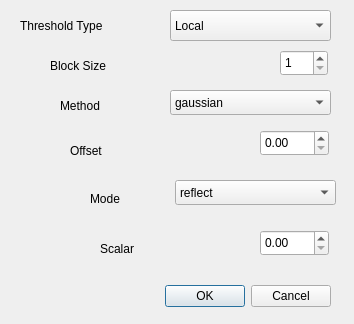
<?xml version="1.0" encoding="UTF-8"?>
<ui version="4.0">
 <class>Dialog</class>
 <widget class="QDialog" name="Dialog">
  <property name="geometry">
   <rect>
    <x>0</x>
    <y>0</y>
    <width>354</width>
    <height>324</height>
   </rect>
  </property>
  <property name="windowTitle">
   <string>Threshold Param</string>
  </property>
  <widget class="QDialogButtonBox" name="buttonBox">
   <property name="geometry">
    <rect>
     <x>160</x>
     <y>280</y>
     <width>171</width>
     <height>32</height>
    </rect>
   </property>
   <property name="orientation">
    <enum>Qt::Horizontal</enum>
   </property>
   <property name="standardButtons">
    <set>QDialogButtonBox::Cancel|QDialogButtonBox::Ok</set>
   </property>
  </widget>
  <widget class="QComboBox" name="comboBox">
   <property name="geometry">
    <rect>
     <x>170</x>
     <y>10</y>
     <width>161</width>
     <height>31</height>
    </rect>
   </property>
   <item>
    <property name="text">
     <string>Local</string>
    </property>
   </item>
   <item>
    <property name="text">
     <string>Niblack</string>
    </property>
   </item>
  </widget>
  <widget class="QLabel" name="label">
   <property name="geometry">
    <rect>
     <x>20</x>
     <y>10</y>
     <width>111</width>
     <height>31</height>
    </rect>
   </property>
   <property name="text">
    <string>Threshold Type</string>
   </property>
  </widget>
  <widget class="QLabel" name="label_2">
   <property name="geometry">
    <rect>
     <x>50</x>
     <y>50</y>
     <width>101</width>
     <height>31</height>
    </rect>
   </property>
   <property name="text">
    <string>Block Size</string>
   </property>
  </widget>
  <widget class="QComboBox" name="comboBox_2">
   <property name="geometry">
    <rect>
     <x>170</x>
     <y>90</y>
     <width>161</width>
     <height>25</height>
    </rect>
   </property>
   <item>
    <property name="text">
     <string>gaussian</string>
    </property>
   </item>
   <item>
    <property name="text">
     <string>generic</string>
    </property>
   </item>
   <item>
    <property name="text">
     <string>mean</string>
    </property>
   </item>
   <item>
    <property name="text">
     <string>median</string>
    </property>
   </item>
  </widget>
  <widget class="QLabel" name="label_3">
   <property name="geometry">
    <rect>
     <x>60</x>
     <y>90</y>
     <width>67</width>
     <height>31</height>
    </rect>
   </property>
   <property name="text">
    <string>Method</string>
   </property>
  </widget>
  <widget class="QLabel" name="label_4">
   <property name="geometry">
    <rect>
     <x>70</x>
     <y>140</y>
     <width>67</width>
     <height>21</height>
    </rect>
   </property>
   <property name="text">
    <string>Offset</string>
   </property>
  </widget>
  <widget class="QDoubleSpinBox" name="doubleSpinBox">
   <property name="geometry">
    <rect>
     <x>260</x>
     <y>130</y>
     <width>69</width>
     <height>26</height>
    </rect>
   </property>
  </widget>
  <widget class="QLabel" name="label_5">
   <property name="geometry">
    <rect>
     <x>90</x>
     <y>190</y>
     <width>67</width>
     <height>17</height>
    </rect>
   </property>
   <property name="text">
    <string>Mode</string>
   </property>
  </widget>
  <widget class="QComboBox" name="comboBox_3">
   <property name="geometry">
    <rect>
     <x>175</x>
     <y>180</y>
     <width>161</width>
     <height>25</height>
    </rect>
   </property>
   <item>
    <property name="text">
     <string>reflect</string>
    </property>
   </item>
   <item>
    <property name="text">
     <string>constant</string>
    </property>
   </item>
   <item>
    <property name="text">
     <string>nearest</string>
    </property>
   </item>
   <item>
    <property name="text">
     <string>mirror</string>
    </property>
   </item>
   <item>
    <property name="text">
     <string>wrap</string>
    </property>
   </item>
  </widget>
  <widget class="QLabel" name="label_6">
   <property name="geometry">
    <rect>
     <x>100</x>
     <y>240</y>
     <width>67</width>
     <height>17</height>
    </rect>
   </property>
   <property name="text">
    <string>Scalar</string>
   </property>
  </widget>
  <widget class="QDoubleSpinBox" name="doubleSpinBox_2">
   <property name="geometry">
    <rect>
     <x>260</x>
     <y>230</y>
     <width>69</width>
     <height>26</height>
    </rect>
   </property>
  </widget>
  <widget class="QSpinBox" name="spinBox">
   <property name="geometry">
    <rect>
     <x>280</x>
     <y>50</y>
     <width>48</width>
     <height>26</height>
    </rect>
   </property>
   <property name="minimum">
    <number>1</number>
   </property>
   <property name="singleStep">
    <number>2</number>
   </property>
  </widget>
 </widget>
 <resources/>
 <connections>
  <connection>
   <sender>buttonBox</sender>
   <signal>accepted()</signal>
   <receiver>Dialog</receiver>
   <slot>accept()</slot>
   <hints>
    <hint type="sourcelabel">
     <x>248</x>
     <y>254</y>
    </hint>
    <hint type="destinationlabel">
     <x>157</x>
     <y>274</y>
    </hint>
   </hints>
  </connection>
  <connection>
   <sender>buttonBox</sender>
   <signal>rejected()</signal>
   <receiver>Dialog</receiver>
   <slot>reject()</slot>
   <hints>
    <hint type="sourcelabel">
     <x>316</x>
     <y>260</y>
    </hint>
    <hint type="destinationlabel">
     <x>286</x>
     <y>274</y>
    </hint>
   </hints>
  </connection>
 </connections>
</ui>
